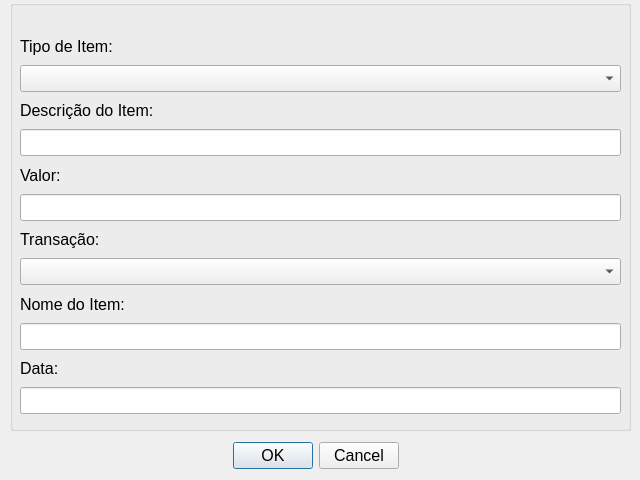
<?xml version="1.0" encoding="UTF-8"?>
<ui version="4.0">
 <class>DialogAddItem</class>
 <widget class="QDialog" name="DialogAddItem">
  <property name="geometry">
   <rect>
    <x>0</x>
    <y>0</y>
    <width>640</width>
    <height>480</height>
   </rect>
  </property>
  <property name="font">
   <font>
    <pointsize>12</pointsize>
   </font>
  </property>
  <property name="windowTitle">
   <string>Dialog</string>
  </property>
  <property name="modal">
   <bool>true</bool>
  </property>
  <widget class="QDialogButtonBox" name="buttonBox">
   <property name="geometry">
    <rect>
     <x>0</x>
     <y>440</y>
     <width>631</width>
     <height>32</height>
    </rect>
   </property>
   <property name="sizePolicy">
    <sizepolicy hsizetype="Ignored" vsizetype="Expanding">
     <horstretch>0</horstretch>
     <verstretch>0</verstretch>
    </sizepolicy>
   </property>
   <property name="locale">
    <locale language="Portuguese" country="Brazil"/>
   </property>
   <property name="orientation">
    <enum>Qt::Horizontal</enum>
   </property>
   <property name="standardButtons">
    <set>QDialogButtonBox::Cancel|QDialogButtonBox::Ok</set>
   </property>
   <property name="centerButtons">
    <bool>true</bool>
   </property>
  </widget>
  <widget class="QGroupBox" name="groupBox">
   <property name="geometry">
    <rect>
     <x>10</x>
     <y>0</y>
     <width>621</width>
     <height>431</height>
    </rect>
   </property>
   <property name="title">
    <string/>
   </property>
   <widget class="QWidget" name="layoutWidget">
    <property name="geometry">
     <rect>
      <x>10</x>
      <y>33</y>
      <width>601</width>
      <height>381</height>
     </rect>
    </property>
    <layout class="QVBoxLayout" name="verticalLayout">
     <item>
      <widget class="QLabel" name="labelTipoItem">
       <property name="text">
        <string>Tipo de Item:</string>
       </property>
      </widget>
     </item>
     <item>
      <widget class="QComboBox" name="comboBoxTipoItem"/>
     </item>
     <item>
      <widget class="QLabel" name="labelDescricaoItem">
       <property name="text">
        <string>Descrição do Item:</string>
       </property>
      </widget>
     </item>
     <item>
      <widget class="QLineEdit" name="lineEditDescricaoItem"/>
     </item>
     <item>
      <widget class="QLabel" name="labelValor">
       <property name="text">
        <string>Valor:</string>
       </property>
      </widget>
     </item>
     <item>
      <widget class="QLineEdit" name="lineEditValor"/>
     </item>
     <item>
      <widget class="QLabel" name="labelTransacao">
       <property name="text">
        <string>Transação:</string>
       </property>
      </widget>
     </item>
     <item>
      <widget class="QComboBox" name="comboBoxTransacao"/>
     </item>
     <item>
      <widget class="QLabel" name="labelNomeItem">
       <property name="text">
        <string>Nome do Item:</string>
       </property>
      </widget>
     </item>
     <item>
      <widget class="QLineEdit" name="lineEditNomeItem"/>
     </item>
     <item>
      <widget class="QLabel" name="labelData">
       <property name="text">
        <string>Data:</string>
       </property>
      </widget>
     </item>
     <item>
      <widget class="QLineEdit" name="lineEditData"/>
     </item>
    </layout>
    <zorder>labelDescricaoItem</zorder>
    <zorder>lineEditDescricaoItem</zorder>
    <zorder>labelValor</zorder>
    <zorder>lineEditValor</zorder>
    <zorder>labelData</zorder>
    <zorder>lineEditData</zorder>
    <zorder>comboBoxTipoItem</zorder>
    <zorder>labelTransacao</zorder>
    <zorder>labelNomeItem</zorder>
    <zorder>comboBoxTransacao</zorder>
    <zorder>lineEditNomeItem</zorder>
    <zorder>labelTipoItem</zorder>
   </widget>
  </widget>
 </widget>
 <resources/>
 <connections>
  <connection>
   <sender>buttonBox</sender>
   <signal>accepted()</signal>
   <receiver>DialogAddItem</receiver>
   <slot>accept()</slot>
   <hints>
    <hint type="sourcelabel">
     <x>248</x>
     <y>254</y>
    </hint>
    <hint type="destinationlabel">
     <x>157</x>
     <y>274</y>
    </hint>
   </hints>
  </connection>
  <connection>
   <sender>buttonBox</sender>
   <signal>rejected()</signal>
   <receiver>DialogAddItem</receiver>
   <slot>reject()</slot>
   <hints>
    <hint type="sourcelabel">
     <x>316</x>
     <y>260</y>
    </hint>
    <hint type="destinationlabel">
     <x>286</x>
     <y>274</y>
    </hint>
   </hints>
  </connection>
 </connections>
</ui>
